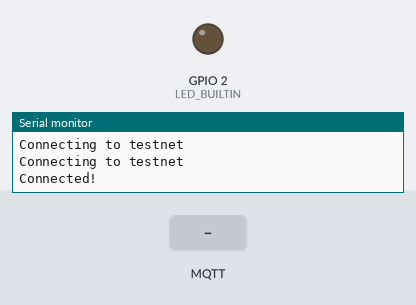
Bench run of a sketch on a simulated ESP8266 (NodeMCU). Parts: output pins drawn as LEDs (lit = HIGH, except the on-board LED, lit = LOW), the last lines printed to the serial monitor. The test bench sets the inputs (shaded band). WiFi joins after 1.5 s; servers stay silent unless stated; no MQTT or app messages arrive unless stated.

Above: at 2.7 s.
2.8 s: MQTT message "on" arrives on the first subscribed topic
At 4.0 s:
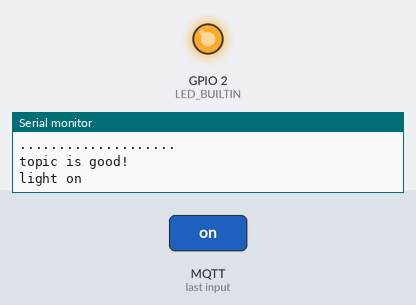
4.3 s: MQTT message "1" arrives on the first subscribed topic
At 5.1 s:
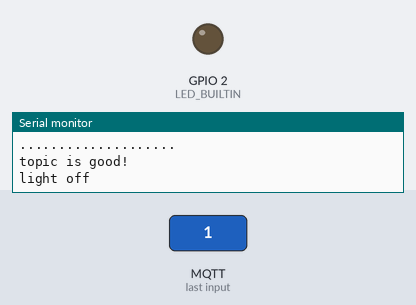
Timing chart, 0 to 7.3 s (numbered marks = the images above; inputs shaded):
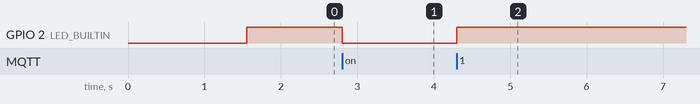

The sketch:

sensor_build.ino
```cpp
#include <ESP8266WiFi.h>
#include <PubSubClient.h>

#define DEBUG_BUILD 1

#define SENSOR_NUMBER 1

#define MKSTR_INTERNAL(_N) #_N
#define MKSTR(_N) MKSTR_INTERNAL(_N)
#define SENSOR_NAME MKSTR(SENSOR_NUMBER)
#define NAME "sensor"SENSOR_NAME

#define SSID "testnet"
#define MQTT_SERVER "10.0.0.1"
#define MQTT_PORT 1883

#define MQTT_TOPIC_OUT "sensor"SENSOR_NAME"/rssi"
#define MQTT_TOPIC_DBG "sensor"SENSOR_NAME"/dbg"
#define MQTT_TOPIC_IN "sensor"SENSOR_NAME"/light"

#define PUBLISH_PERIOD_MS 200
#define BUF_SIZE 16

IPAddress staticIP(10, 0, 0, SENSOR_NUMBER+1);
IPAddress gateway(10, 0, 0, 1);
IPAddress subnet(255,255,255,0);
IPAddress dns(8,8,8,8);

WiFiClient espClient;
PubSubClient mqttClient(espClient);

#ifdef DEBUG_BUILD
#define dbg(fmt, ...) \
Serial.printf(fmt"\r\n", ##__VA_ARGS__);
// do {\
//     char output[512]; \
//     snprintf(output, 512, fmt, ##__VA_ARGS__); \
//     Serial.println(output); \
//     mqttClient.publish(MQTT_TOPIC_DBG, output); \
// } while(0)
#else
#define dbg(fmt, ...) /**/
#endif

unsigned long loop_time;
unsigned long next_publish;

int8_t rssi_raw;

uint8_t circular_buf[BUF_SIZE];
uint8_t buf_step = 0;

const char* onmsg = "on";

void setup() {

#ifdef DEBUG_BUILD
    Serial.begin(115200);
#endif
    dbg("\n");
    dbg("\n");

    WiFi.mode(WIFI_STA);
    WiFi.config(staticIP, gateway, subnet, dns);
    WiFi.begin(SSID);
    while (WiFi.status() != WL_CONNECTED) {
        delay(500);
        Serial.println("Connecting to " SSID);
    }

    mqttClient.setServer(MQTT_SERVER, MQTT_PORT);
    mqttClient.setCallback(mqttRecvCallback);

    while (!mqttClient.connected()) {
        if(mqttClient.connect(NAME)) {
            dbg("Connected!\n");
        }
        else {
            dbg("Not connected, delaying\n");
            delay(1000);
        }
    }

    mqttClient.publish(MQTT_TOPIC_OUT, "Connected!");
    mqttClient.subscribe(MQTT_TOPIC_IN);

    loop_time = millis();
    next_publish = loop_time;
    pinMode(LED_BUILTIN, OUTPUT);
    digitalWrite(LED_BUILTIN, 1);
}

void mqttRecvCallback(char *topic, byte *payload, unsigned int length){
    #ifdef DEBUG_BUILD
    dbg("Msg in topic: %s", topic);
    Serial.print("Message:");
    for (int i = 0; i < length; i++) {
        Serial.print((char) payload[i]);
    }
    dbg("\n....................\n");
    #endif

    if (strcmp(topic, MQTT_TOPIC_IN) == 0){
        dbg("topic is good!");
        int strres = 0;
        for (uint i=0; i<length; i++){
            if (payload[i] != onmsg[i]){
                strres = i+1;
                break;
            }
        }
        if (strres == 0 ){
            digitalWrite(LED_BUILTIN, 0);
            dbg("light on");
        }
        else {
            digitalWrite(LED_BUILTIN, 1);
            dbg("light off");
        }
    }

    return;
}

void loop(){
    uint16_t holder;
    rssi_raw = WiFi.RSSI();
    circular_buf[buf_step++] = (uint8_t) (0 - rssi_raw);
    if (buf_step >= BUF_SIZE) {
        buf_step = 0;
    }
    loop_time = millis();
    if (loop_time >= next_publish){
        // mqttClient.publish(MQTT_TOPIC_OUT, (uint8_t*)&rssi_raw, 1);
        holder = 0;
        for(int i=0; i<BUF_SIZE; i++) {
            holder += circular_buf[i];
        }

        holder /= BUF_SIZE;
        mqttClient.publish(MQTT_TOPIC_OUT, String(holder).c_str());
        // mqttClient.publish(MQTT_TOPIC_OUT, (uint8_t*) &holder, 2);
        next_publish = millis() + PUBLISH_PERIOD_MS;
        // dbg("published\n");
    }

    mqttClient.loop();
}
```

Measured:
- after the input at 2.8 s, GPIO 2 (LED_BUILTIN): HIGH → LOW at once
- after the input at 4.3 s, GPIO 2 (LED_BUILTIN): LOW → HIGH at once
